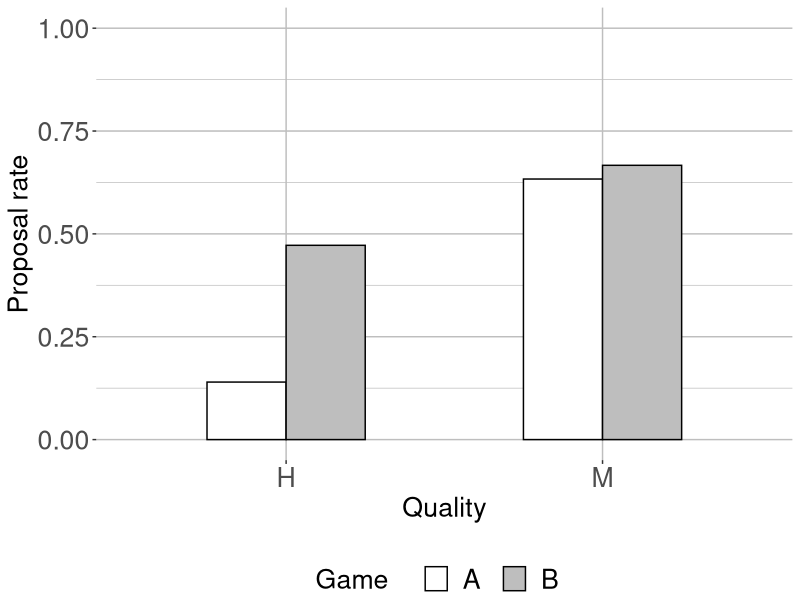

Write R code to recreate this figure.
####################################
#### PRELIMINARIES ####
####################################
library(here)
library(tidyverse)
library(forcats)
##############################################
##############################################
####################################
#### CREATE DATASET ####
####################################
####### ISSUE !!!! THE THIRD DATASET ALREADY CONTAINS THE PREVIOUS TWO !!! #############
data_treatment <- c()
num_sessions = 3
list_session_number=c("01", "04", "07")
list_session_day=c("03", "04", "04")
root = "/Users/UseNetID/Dropbox/MaIn/data/LINEEX_december2018/2018RJAMA01"
i=3
session_number=list_session_number[i]
session_day=list_session_day[i]
path_data_game = paste(root,
                       session_number,
                       "_RawData_base_",
                       session_day,
                       "122018/AcceptanceCurse_2018-12-",
                       session_day,
                       ".csv",
                       sep="")
path_data_mpl = paste(root,
                      session_number,
                      "_RawData_base_",
                      session_day,
                      "122018/mpl_2018-12-",
                      session_day,
                      ".csv",
                      sep="")
path_data_crt = paste(root,
                      session_number,
                      "_RawData_base_",
                      session_day,
                      "122018/crt_2018-12-",
                      session_day,
                      ".csv",
                      sep="")
path_data_survey = paste(root,
                         session_number,
                         "_RawData_base_",
                         session_day,
                         "122018/survey_2018-12-",
                         session_day,
                         ".csv",
                         sep="")
### EDIT GAME DATA ###
data_game_raw<-read_csv(here("data","MaIn_data_base_game.csv"))
data_game_raw <- data_game_raw %>%
  mutate(player.type=factor(player.type)) %>%
  mutate(player.type=fct_recode(player.type,
                                "H"="1",
                                "M"="2",
                                "L"="3")) %>%
  mutate(player.signal=factor(player.signal)) %>%
  mutate(player.signal=fct_recode(player.signal,
                                  "h"="1",
                                  "m"="2",
                                  "l"="3")) %>%
  mutate(player.partner_type=factor(player.partner_type)) %>%
  mutate(player.partner_type=fct_recode(player.partner_type,
                                        "H"="1",
                                        "M"="2",
                                        "L"="3")) %>%
  mutate(subsession.game_name=factor(subsession.game_name))  %>%
  mutate(participant.id_in_treatment=interaction(factor(session.code),factor(participant.id_in_session))) %>%
  mutate(session.code=factor(session.code)) %>%
  select(session.code, participant.id_in_treatment, player.choice,subsession.round_number,subsession.game_name,
         player.match, player.partner_type, player.type, player.signal)
data_game <- data_game_raw %>%
  filter(subsession.round_number>20) %>%
  filter(player.type!="L") %>%
  filter(player.signal=="m")
######################
### EDIT MPL DATA ###
data_mpl<-read_csv(here("data","MaIn_data_base_mpl.csv"))
data_mpl <- data_mpl %>%
  mutate(participant.id_in_treatment=interaction(factor(session.code),factor(participant.id_in_session))) %>%
  select(participant.id_in_treatment, player.switching_row)
######################
### EDIT CRT DATA ###
data_crt<-read_csv(here("data","MaIn_data_base_crt.csv"))
data_crt <- data_crt %>%
  mutate(participant.id_in_treatment=interaction(factor(session.code),factor(participant.id_in_session))) %>%
  select(participant.id_in_treatment, player.num_correct)
######################
### EDIT SURVEY DATA ###
data_survey<-read_csv(here("data","MaIn_data_base_survey.csv"))
data_survey <- data_survey %>%
  mutate(player.sex=factor(player.sex)) %>%
  mutate(player.major=factor(player.major)) %>%
  mutate(participant.id_in_treatment=interaction(factor(session.code),factor(participant.id_in_session))) %>%
  select(participant.id_in_treatment,player.sex,player.major)
######################
### MERGE DATA ACROSS APPS ###
data_treatment <- data_game %>%
  left_join(data_mpl, by="participant.id_in_treatment") %>%
  left_join(data_crt, by="participant.id_in_treatment") %>%
  left_join(data_survey, by="participant.id_in_treatment") %>%
  rename(player.risk_aversion = "player.switching_row") %>%
  rename(player.crt_score = "player.num_correct")
rm(list=c("data_game", "data_mpl", "data_crt", "data_survey"))
##############################
##############################################
##############################################


####################################
#### BETWEEN REGRESSION ####
####################################
data_reg <- data_treatment
reg1 <- glm(formula = player.choice ~
              + (player.type=="H")
            + subsession.game_name
            + (player.type=="H") * subsession.game_name
            + (player.type=="H") * subsession.game_name * player.crt_score
            + (player.type=="H") * subsession.game_name * subsession.round_number
            #+ player.risk_aversion
            #+ player.crt_score
            #+ player.sex
            #+ player.major
            #+ subsession.round_number
            ,data=data_reg
            ,family = "gaussian"
)
summary(reg1)
##############################################
##############################################

####################################
#### BAR PLOTS ####
####################################
plot_data <- data_treatment %>%
  #filter(player.crt_score >=2) %>%
  filter(subsession.round_number >=45) %>%
  #filter(player.sex=="Female") %>%
  group_by(player.type,
           subsession.game_name
  ) %>%
  summarise(mean = mean(player.choice))
scale=1.2
f <- ggplot(data=plot_data, aes(x=player.type, y=mean, fill=subsession.game_name)) +
  geom_bar(stat="identity", position=position_dodge(), colour="black", width = 0.5) +
  scale_fill_manual(name  ="Game    ",
                    values=c( "A"="white", "B"="grey"),
                    labels=c(" A  ", " B  ")) +
  ylab("Proposal rate") +
  xlab("Quality") +
  ylim(0,1) +
  theme(axis.title.y = element_text(size=16*scale)) +
  theme(axis.title.x = element_text(size=16*scale)) +
  theme(axis.text.x  = element_text(size=16*scale)) +
  theme(axis.text.y  = element_text(size=16*scale)) +
  theme(legend.text = element_text(size = 16*scale),
        legend.title = element_text(size=16*scale)) +
  theme(
    panel.background = element_rect(fill = "transparent") # bg of the panel
    , plot.background = element_rect(fill = "transparent", color = NA) # bg of the plot
    , panel.grid.major = element_line(colour = "grey") # get rid of major grid
    , panel.grid.minor = element_line(colour = "grey") # get rid of minor grid
    , legend.background = element_rect(fill = "transparent") # get rid of legend bg
    , legend.box.background = element_rect(fill = "transparent", color = NA) # get rid of legend panel bg
    , legend.key = element_rect(fill = "transparent", color = NA)
    , legend.position = "bottom"
    , legend.margin = margin(20,0.5,0.5,0.5)
  )
#ggsave(f, filename = "bars_AvsB_highCRT.png",  bg = "transparent", path="/Users/UseNetID/Dropbox/MaIn/paper/figures")
ggsave(f, filename = "bars_AvsB_learnt.png",  bg = "transparent", path="/Users/UseNetID/Dropbox/MaIn/paper/figures")